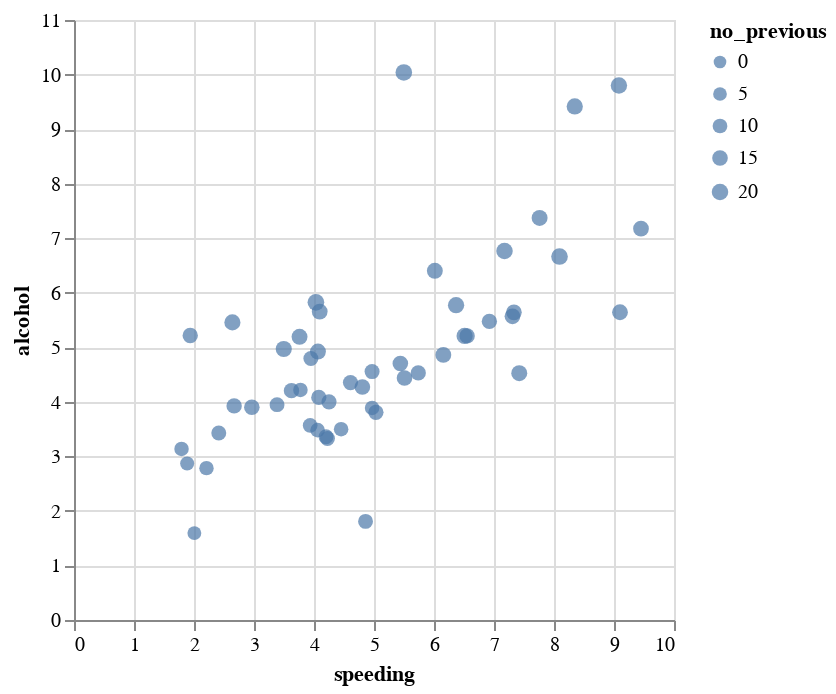

Here is the notebook cell this chart was saved with:
### Code cell
alt.Chart(df_crashes).mark_circle().encode(
    x='speeding',
    y='alcohol',
    size = alt.Size('no_previous', scale=alt.Scale(range=[40,70]))
)

### Figure 1 — Vega-Lite specification as saved in the notebook (floating-point values rounded to 4 significant figures)
{"config": {"view": {"continuousWidth": 300, "continuousHeight": 300}}, "data": {"name": "data-6660937d9412378e5c08851433397bb3"}, "mark": {"type": "circle"}, "encoding": {"size": {"field": "no_previous", "scale": {"range": [40, 70]}, "type": "quantitative"}, "x": {"field": "speeding", "type": "quantitative"}, "y": {"field": "alcohol", "type": "quantitative"}}, "$schema": "https://vega.github.io/schema/vega-lite/v5.20.1.json", "datasets": {"data-6660937d9412378e5c08851433397bb3": [{"total": 18.8, "speeding": 7.332, "alcohol": 5.64, "not_distracted": 18.05, "no_previous": 15.04, "ins_premium": 784.5, "ins_losses": 145.1, "abbrev": "AL"}, {"total": 18.1, "speeding": 7.421, "alcohol": 4.525, "not_distracted": 16.29, "no_previous": 17.01, "ins_premium": 1053.0, "ins_losses": 133.9, "abbrev": "AK"}, {"total": 18.6, "speeding": 6.51, "alcohol": 5.208, "not_distracted": 15.62, "no_previous": 17.86, "ins_premium": 899.5, "ins_losses": 110.3, "abbrev": "AZ"}, {"total": 22.4, "speeding": 4.032, "alcohol": 5.824, "not_distracted": 21.06, "no_previous": 21.28, "ins_premium": 827.3, "ins_losses": 142.4, "abbrev": "AR"}, {"total": 12.0, "speeding": 4.2, "alcohol": 3.36, "not_distracted": 10.92, "no_previous": 10.68, "ins_premium": 878.4, "ins_losses": 165.6, "abbrev": "CA"}, {"total": 13.6, "speeding": 5.032, "alcohol": 3.808, "not_distracted": 10.74, "no_previous": 12.92, "ins_premium": 835.5, "ins_losses": 139.9, "abbrev": "CO"}, {"total": 10.8, "speeding": 4.968, "alcohol": 3.888, "not_distracted": 9.396, "no_previous": 8.856, "ins_premium": 1069.0, "ins_losses": 167.0, "abbrev": "CT"}, {"total": 16.2, "speeding": 6.156, "alcohol": 4.86, "not_distracted": 14.09, "no_previous": 16.04, "ins_premium": 1138.0, "ins_losses": 151.5, "abbrev": "DE"}, {"total": 5.9, "speeding": 2.006, "alcohol": 1.593, "not_distracted": 5.9, "no_previous": 5.9, "ins_premium": 1274.0, "ins_losses": 136.1, "abbrev": "DC"}, {"total": 17.9, "speeding": 3.759, "alcohol": 5.191, "not_distracted": 16.47, "no_previous": 16.83, "ins_premium": 1160.0, "ins_losses": 144.2, "abbrev": "FL"}, {"total": 15.6, "speeding": 2.964, "alcohol": 3.9, "not_distracted": 14.82, "no_previous": 14.51, "ins_premium": 913.1, "ins_losses": 142.8, "abbrev": "GA"}, {"total": 17.5, "speeding": 9.45, "alcohol": 7.175, "not_distracted": 14.35, "no_previous": 15.22, "ins_premium": 861.2, "ins_losses": 120.9, "abbrev": "HI"}, {"total": 15.3, "speeding": 5.508, "alcohol": 4.437, "not_distracted": 13.01, "no_previous": 14.99, "ins_premium": 642.0, "ins_losses": 82.75, "abbrev": "ID"}, {"total": 12.8, "speeding": 4.608, "alcohol": 4.352, "not_distracted": 12.03, "no_previous": 12.29, "ins_premium": 803.1, "ins_losses": 139.2, "abbrev": "IL"}, {"total": 14.5, "speeding": 3.625, "alcohol": 4.205, "not_distracted": 13.78, "no_previous": 13.78, "ins_premium": 710.5, "ins_losses": 108.9, "abbrev": "IN"}, {"total": 15.7, "speeding": 2.669, "alcohol": 3.925, "not_distracted": 15.23, "no_previous": 13.66, "ins_premium": 649.1, "ins_losses": 114.5, "abbrev": "IA"}, {"total": 17.8, "speeding": 4.806, "alcohol": 4.272, "not_distracted": 13.71, "no_previous": 15.13, "ins_premium": 780.5, "ins_losses": 133.8, "abbrev": "KS"}, {"total": 21.4, "speeding": 4.066, "alcohol": 4.922, "not_distracted": 16.69, "no_previous": 16.26, "ins_premium": 872.5, "ins_losses": 137.1, "abbrev": "KY"}, {"total": 20.5, "speeding": 7.175, "alcohol": 6.765, "not_distracted": 14.96, "no_previous": 20.09, "ins_premium": 1282.0, "ins_losses": 194.8, "abbrev": "LA"}, {"total": 15.1, "speeding": 5.738, "alcohol": 4.53, "not_distracted": 13.14, "no_previous": 12.68, "ins_premium": 661.9, "ins_losses": 96.57, "abbrev": "ME"}, {"total": 12.5, "speeding": 4.25, "alcohol": 4.0, "not_distracted": 8.875, "no_previous": 12.38, "ins_premium": 1049.0, "ins_losses": 192.7, "abbrev": "MD"}, {"total": 8.2, "speeding": 1.886, "alcohol": 2.87, "not_distracted": 7.134, "no_previous": 6.56, "ins_premium": 1011.0, "ins_losses": 135.6, "abbrev": "MA"}, {"total": 14.1, "speeding": 3.384, "alcohol": 3.948, "not_distracted": 13.39, "no_previous": 10.86, "ins_premium": 1111.0, "ins_losses": 152.3, "abbrev": "MI"}, {"total": 9.6, "speeding": 2.208, "alcohol": 2.784, "not_distracted": 8.448, "no_previous": 8.448, "ins_premium": 777.2, "ins_losses": 133.3, "abbrev": "MN"}, {"total": 17.6, "speeding": 2.64, "alcohol": 5.456, "not_distracted": 1.76, "no_previous": 17.6, "ins_premium": 896.1, "ins_losses": 155.8, "abbrev": "MS"}, {"total": 16.1, "speeding": 6.923, "alcohol": 5.474, "not_distracted": 14.81, "no_previous": 13.52, "ins_premium": 790.3, "ins_losses": 144.4, "abbrev": "MO"}, {"total": 21.4, "speeding": 8.346, "alcohol": 9.416, "not_distracted": 17.98, "no_previous": 18.19, "ins_premium": 816.2, "ins_losses": 85.15, "abbrev": "MT"}, {"total": 14.9, "speeding": 1.937, "alcohol": 5.215, "not_distracted": 13.86, "no_previous": 13.41, "ins_premium": 732.3, "ins_losses": 114.8, "abbrev": "NE"}, {"total": 14.7, "speeding": 5.439, "alcohol": 4.704, "not_distracted": 13.96, "no_previous": 14.55, "ins_premium": 1030.0, "ins_losses": 138.7, "abbrev": "NV"}, {"total": 11.6, "speeding": 4.06, "alcohol": 3.48, "not_distracted": 10.09, "no_previous": 9.628, "ins_premium": 746.5, "ins_losses": 120.2, "abbrev": "NH"}, {"total": 11.2, "speeding": 1.792, "alcohol": 3.136, "not_distracted": 9.632, "no_previous": 8.736, "ins_premium": 1302.0, "ins_losses": 159.8, "abbrev": "NJ"}, {"total": 18.4, "speeding": 3.496, "alcohol": 4.968, "not_distracted": 12.33, "no_previous": 18.03, "ins_premium": 869.9, "ins_losses": 120.8, "abbrev": "NM"}, {"total": 12.3, "speeding": 3.936, "alcohol": 3.567, "not_distracted": 10.82, "no_previous": 9.84, "ins_premium": 1234.0, "ins_losses": 150.0, "abbrev": "NY"}, {"total": 16.8, "speeding": 6.552, "alcohol": 5.208, "not_distracted": 15.79, "no_previous": 13.61, "ins_premium": 708.2, "ins_losses": 127.8, "abbrev": "NC"}, {"total": 23.9, "speeding": 5.497, "alcohol": 10.04, "not_distracted": 23.66, "no_previous": 20.55, "ins_premium": 688.8, "ins_losses": 109.7, "abbrev": "ND"}, {"total": 14.1, "speeding": 3.948, "alcohol": 4.794, "not_distracted": 13.96, "no_previous": 11.56, "ins_premium": 697.7, "ins_losses": 133.5, "abbrev": "OH"}, {"total": 19.9, "speeding": 6.368, "alcohol": 5.771, "not_distracted": 18.31, "no_previous": 18.71, "ins_premium": 881.5, "ins_losses": 178.9, "abbrev": "OK"}, {"total": 12.8, "speeding": 4.224, "alcohol": 3.328, "not_distracted": 8.576, "no_previous": 11.52, "ins_premium": 804.7, "ins_losses": 104.6, "abbrev": "OR"}, {"total": 18.2, "speeding": 9.1, "alcohol": 5.642, "not_distracted": 17.47, "no_previous": 16.02, "ins_premium": 906.0, "ins_losses": 153.9, "abbrev": "PA"}, {"total": 11.1, "speeding": 3.774, "alcohol": 4.218, "not_distracted": 10.21, "no_previous": 8.769, "ins_premium": 1149.0, "ins_losses": 148.6, "abbrev": "RI"}, {"total": 23.9, "speeding": 9.082, "alcohol": 9.799, "not_distracted": 22.94, "no_previous": 19.36, "ins_premium": 859.0, "ins_losses": 116.3, "abbrev": "SC"}, {"total": 19.4, "speeding": 6.014, "alcohol": 6.402, "not_distracted": 19.01, "no_previous": 16.68, "ins_premium": 669.3, "ins_losses": 96.87, "abbrev": "SD"}, {"total": 19.5, "speeding": 4.095, "alcohol": 5.655, "not_distracted": 15.99, "no_previous": 15.79, "ins_premium": 767.9, "ins_losses": 155.6, "abbrev": "TN"}, {"total": 19.4, "speeding": 7.76, "alcohol": 7.372, "not_distracted": 17.65, "no_previous": 16.88, "ins_premium": 1005.0, "ins_losses": 156.8, "abbrev": "TX"}, {"total": 11.3, "speeding": 4.859, "alcohol": 1.808, "not_distracted": 9.944, "no_previous": 10.85, "ins_premium": 809.4, "ins_losses": 109.5, "abbrev": "UT"}, {"total": 13.6, "speeding": 4.08, "alcohol": 4.08, "not_distracted": 13.06, "no_previous": 12.92, "ins_premium": 716.2, "ins_losses": 109.6, "abbrev": "VT"}, {"total": 12.7, "speeding": 2.413, "alcohol": 3.429, "not_distracted": 11.05, "no_previous": 11.18, "ins_premium": 769.0, "ins_losses": 153.7, "abbrev": "VA"}, {"total": 10.6, "speeding": 4.452, "alcohol": 3.498, "not_distracted": 8.692, "no_previous": 9.116, "ins_premium": 890.0, "ins_losses": 111.6, "abbrev": "WA"}, {"total": 23.8, "speeding": 8.092, "alcohol": 6.664, "not_distracted": 23.09, "no_previous": 20.71, "ins_premium": 992.6, "ins_losses": 152.6, "abbrev": "WV"}, {"total": 13.8, "speeding": 4.968, "alcohol": 4.554, "not_distracted": 5.382, "no_previous": 11.59, "ins_premium": 670.3, "ins_losses": 106.6, "abbrev": "WI"}, {"total": 17.4, "speeding": 7.308, "alcohol": 5.568, "not_distracted": 14.09, "no_previous": 15.66, "ins_premium": 791.1, "ins_losses": 122.0, "abbrev": "WY"}]}}
